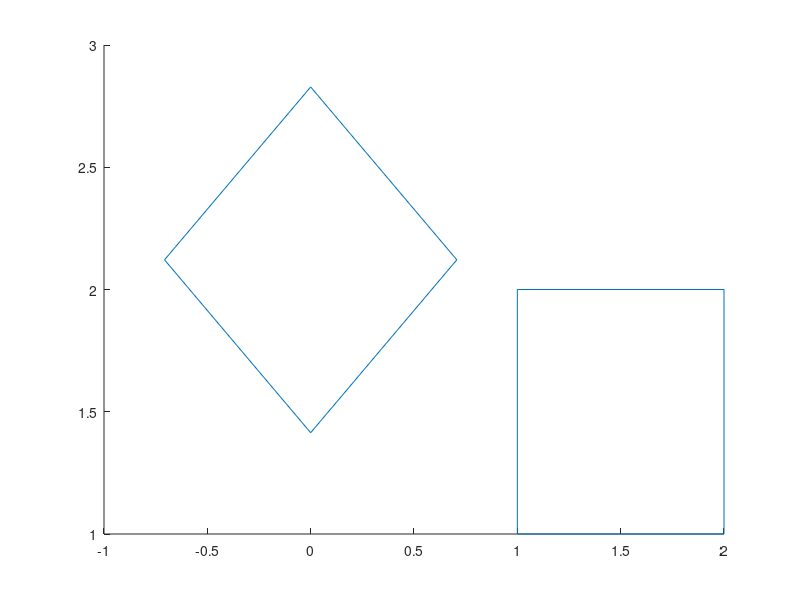

Reproduce this figure in MATLAB.
P0 = [1 1 1]';
P1 = [2 1 1]';
P2 = [2 2 2]';
P3 = [1 2 1]';
line([P0(1) P1(1)], [P0(2) P1(2)]);
line([P1(1) P2(1)], [P1(2) P2(2)]);
line([P2(1) P3(1)], [P2(2) P3(2)]);
line([P3(1) P0(1)], [P3(2) P0(2)]);
# T = [1 0 0; 0 1 0; tx ty 1];
T = [1 0 0; 0 1 0; -1.5 -1.5 1];
# centro do objetivo = min() + ((min() - max() / 2)
# tx - negativo das coordenadas do centro
# ty - negativo das coordenadas do centro
alpha = pi / 4;
R = [cos(alpha) -sin(alpha) 0; sin(alpha) cos(alpha) 0; 0 0 1];
Ti = inv(T);
Tf = Ti * R * T;
P01 = Tf * P0;
P11 = Tf * P1;
P21 = Tf * P2;
P31 = Tf * P3;
line([P01(1) P11(1)], [P01(2) P11(2)]);
line([P11(1) P21(1)], [P11(2) P21(2)]);
line([P21(1) P31(1)], [P21(2) P31(2)]);
line([P31(1) P01(1)], [P31(2) P01(2)]);

# primeiro levar pra origem
# depois esticar
# depois rotacionar
# depois levar de volta p origem
